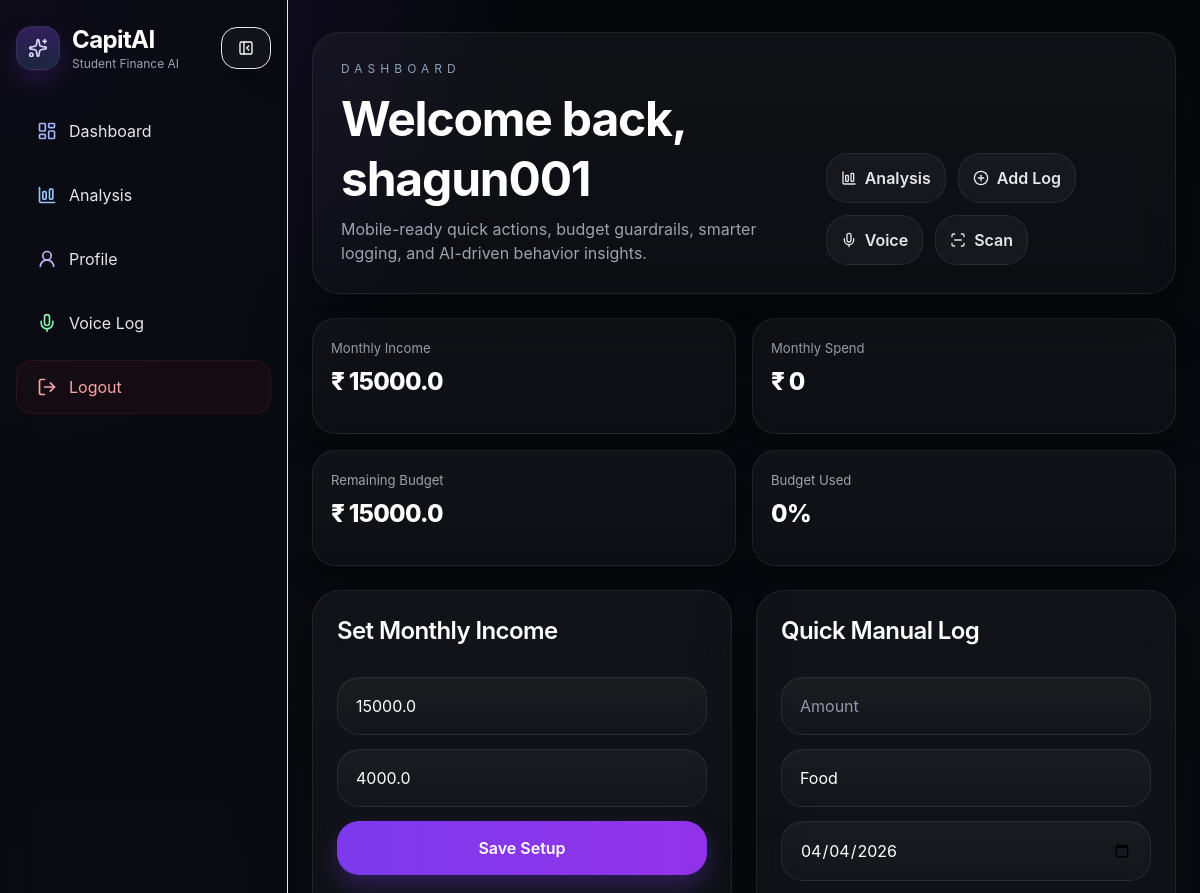
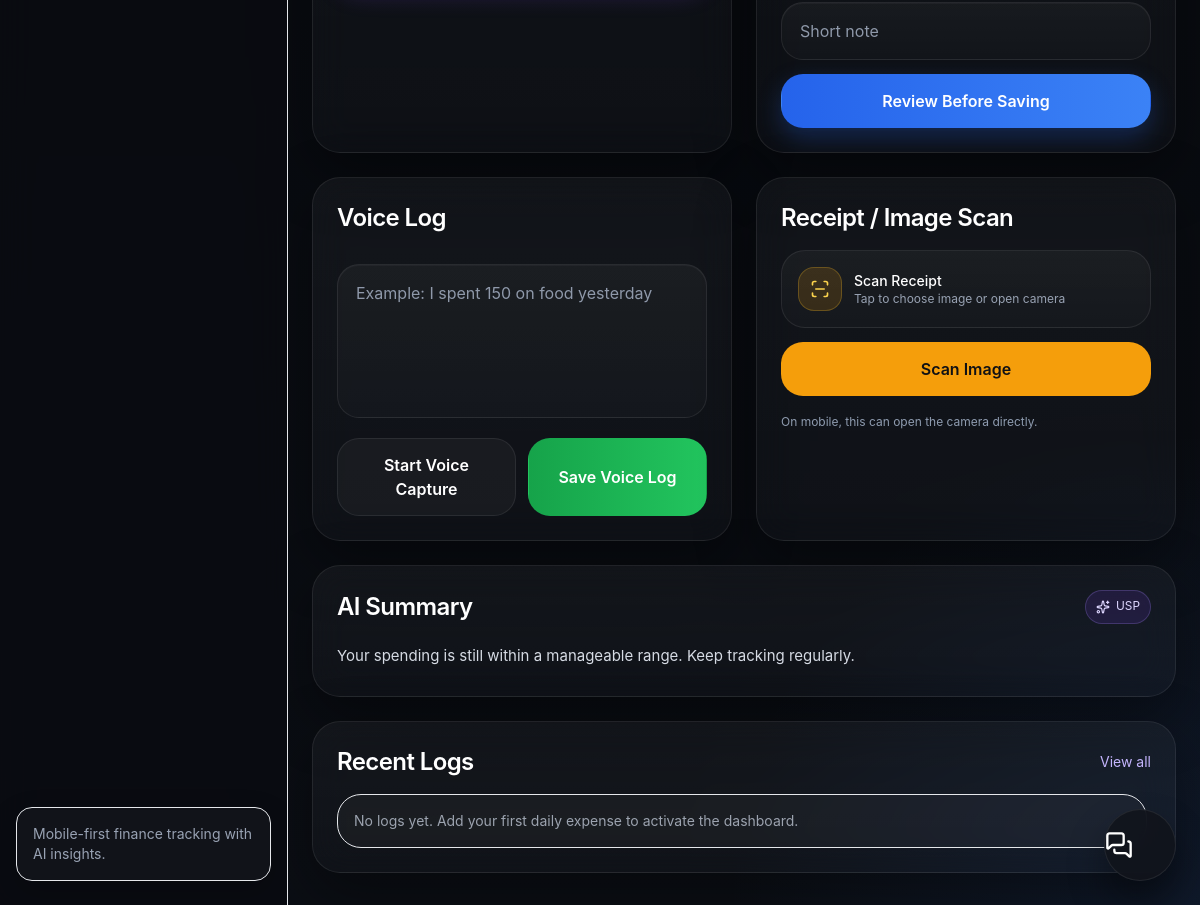
/dashboard (signed in), run on the app's committed database (2 pictures, top to bottom).
### tables this page shows
CREATE TABLE users (
            id INTEGER PRIMARY KEY AUTOINCREMENT,
            username TEXT NOT NULL,
            email TEXT NOT NULL UNIQUE,
            password TEXT NOT NULL,
            monthly_income REAL DEFAULT 0,
            savings_goal REAL DEFAULT 0,
            email_verified INTEGER DEFAULT 0,
            created_at TEXT DEFAULT CURRENT_TIMESTAMP
        );

### app.py (the view, shortened to what this page needs)
@app.route("/dashboard", methods=["GET", "POST"])
def dashboard():
    if not require_login():
        return redirect(url_for("login"))
    user_id = session["user_id"]
    error = None
    success = None
    scan_preview = session.get("scan_preview")
    user = get_user_profile(user_id)
    if not user:
        session.clear()
        return redirect(url_for("login"))
    logs = get_user_logs(user_id)
    metrics = compute_dashboard_metrics(user, logs)
    return render_template(
        "dashboard.html",
        error=error,
        success=success,
        metrics=metrics,
        monthly_income=user.get("monthly_income", 0),
        savings_goal=user.get("savings_goal", 0),
        today=str(date.today()),
        scan_preview=scan_preview,
    )

### app.py (called while the page is built)
def require_login():
    return session.get("user_id") is not None

### database.py (called while the page is built)
def get_connection():
    conn = sqlite3.connect(DB_NAME)
    conn.row_factory = sqlite3.Row
    return conn

def get_user_profile(user_id):
    conn = get_connection()
    cur = conn.cursor()
    cur.execute("SELECT * FROM users WHERE id = ?", (user_id,))
    row = cur.fetchone()
    conn.close()
    return dict(row) if row else None

def get_user_logs(user_id):
    conn = get_connection()
    cur = conn.cursor()
    cur.execute("""
        SELECT * FROM expenses
        WHERE user_id = ?
        ORDER BY log_date DESC, id DESC
    """, (user_id,))
    rows = cur.fetchall()
    conn.close()
    return [dict(row) for row in rows]

### logic.py (called while the page is built, shortened)
def safe_float(value, default=0):
    try:
        return float(value)
    except (TypeError, ValueError):
        return default

def get_month_bounds(target_date=None):
    target_date = target_date or date.today()
    start = target_date.replace(day=1)
    if start.month == 12:
        next_month = start.replace(year=start.year + 1, month=1, day=1)
    else:
        next_month = start.replace(month=start.month + 1, day=1)
    return start, next_month - timedelta(days=1)

def get_monthly_spend(logs, target_date=None):
    target_date = target_date or date.today()
    start, end = get_month_bounds(target_date)
    total = 0
    return round(total, 2)

def get_weekly_spend(logs, target_date=None):
    target_date = target_date or date.today()
    start = target_date - timedelta(days=6)
    total = 0
    return round(total, 2)

def get_today_spend(logs, target_date=None):
    target_date = target_date or date.today()
    total = 0
    return round(total, 2)

def budget_warning_level(monthly_income, monthly_spend):
    monthly_income = safe_float(monthly_income)
    monthly_spend = safe_float(monthly_spend)
    if monthly_income <= 0:
        return None
    used = (monthly_spend / monthly_income) * 100
    if used >= 100:
        return "critical"
    if used >= 90:
        return "danger"
    if used >= 80:
        return "warning"
    return None

### templates/dashboard.html (shortened to what this page needs)
{% extends "base.html" %}
{% block content %}
<div class="w-full max-w-[1600px] mx-auto px-4 sm:px-5 md:px-6 xl:px-8 pt-5 sm:pt-6 lg:pt-8 pb-28 lg:pb-8">
    <div class="space-y-5 sm:space-y-6">
        <section class="premium-card rounded-[28px] p-5 sm:p-6 lg:p-7">
            <div class="flex flex-col gap-5 lg:flex-row lg:items-end lg:justify-between">
                <div class="min-w-0">
                    <p class="text-[11px] sm:text-xs uppercase tracking-[0.42em] text-[#8ea0b8] mb-3">Dashboard</p>
                    <h1 class="text-[1.9rem] sm:text-[2.3rem] lg:text-[3rem] leading-tight font-bold tracking-tight">
                        Welcome back, {{ session.get('username', 'User') }}
                    </h1>
                    <p class="mt-2 text-sm sm:text-base text-[#9ca3af] max-w-2xl leading-7">
                        Mobile-ready quick actions, budget guardrails, smarter logging, and AI-driven behavior insights.
                    </p>
                </div>
                <div class="grid grid-cols-2 sm:flex sm:flex-wrap gap-3">
                    <a href="{{ url_for('analysis') }}" class="premium-chip-button">
                        <i data-lucide="chart-column-big" class="w-4 h-4"></i>
                        <span>Analysis</span>
                    </a>
                    <a href="#quick-log" class="premium-chip-button">
                        <i data-lucide="plus-circle" class="w-4 h-4"></i>
                        <span>Add Log</span>
                    </a>
                    <a href="#voice-log" class="premium-chip-button">
                        <i data-lucide="mic" class="w-4 h-4"></i>
                        <span>Voice</span>
                    </a>
                    <a href="#scan-log" class="premium-chip-button">
                        <i data-lucide="scan-line" class="w-4 h-4"></i>
                        <span>Scan</span>
                    </a>
                </div>
            </div>
        </section>
        <section class="grid grid-cols-2 xl:grid-cols-4 gap-3 sm:gap-4">
            <div class="premium-stat-card">
                <p class="premium-stat-label">Monthly Income</p>
                <h3 class="premium-stat-value">₹ {{ metrics.monthly_income }}</h3>
            </div>
            <div class="premium-stat-card">
                <p class="premium-stat-label">Monthly Spend</p>
                <h3 class="premium-stat-value">₹ {{ metrics.monthly_spend }}</h3>
            </div>
            <div class="premium-stat-card">
                <p class="premium-stat-label">Remaining Budget</p>
                <h3 class="premium-stat-value">₹ {{ metrics.remaining_budget }}</h3>
            </div>
            <div class="premium-stat-card">
                <p class="premium-stat-label">Budget Used</p>
                <h3 class="premium-stat-value">{{ metrics.budget_used_percentage or '0' }}%</h3>
            </div>
        </section>
        <section class="grid grid-cols-1 xl:grid-cols-12 gap-4 sm:gap-5 lg:gap-6">
            <div class="xl:col-span-8 space-y-4 sm:space-y-5 lg:space-y-6">
                <div class="grid grid-cols-1 lg:grid-cols-2 gap-4 sm:gap-5 lg:gap-6">
                    <div class="premium-card rounded-[28px] p-5 sm:p-6">
                        <div class="flex items-center justify-between mb-4">
                            <h2 class="text-xl sm:text-2xl font-semibold tracking-tight">Set Monthly Income</h2>
                        </div>
                        <form method="POST" class="space-y-3.5">
                            <input
                                type="number"
                                min="0"
                                name="monthly_income"
                                placeholder="Monthly income / allowance"
                                value="{{ monthly_income }}"
                                class="premium-input"
                            >
                            <input
                                type="number"
                                min="0"
                                name="savings_goal"
                                placeholder="Monthly savings goal"
                                value="{{ savings_goal }}"
                                class="premium-input"
                            >
                            <button class="premium-primary-button w-full">
                                Save Setup
                            </button>
                        </form>
                    </div>
                    <div id="quick-log" class="premium-card rounded-[28px] p-5 sm:p-6">
                        <div class="flex items-center justify-between mb-4">
                            <h2 class="text-xl sm:text-2xl font-semibold tracking-tight">Quick Manual Log</h2>
                        </div>
                        <form id="manualExpenseForm" method="POST" class="space-y-3.5">
                            <input type="number" step="0.01" min="0" name="amount" placeholder="Amount" class="premium-input" required>
                            <select name="category" class="premium-input premium-select" required>
                                <option value="Food">Food</option>
                            </select>
                            <input type="date" name="log_date" max="{{ today }}" value="{{ today }}" class="premium-input" required>
                            <input type="text" name="note" placeholder="Short note" class="premium-input">
                            <button type="button" id="openManualConfirm" class="premium-secondary-button w-full">
                                Review Before Saving
                            </button>
                        </form>
                    </div>
                </div>
                <div class="grid grid-cols-1 lg:grid-cols-2 gap-4 sm:gap-5 lg:gap-6">
                    <div id="voice-log" class="premium-card rounded-[28px] p-5 sm:p-6">
                        <h2 class="text-xl sm:text-2xl font-semibold tracking-tight mb-4">Voice Log</h2>
                        <form method="POST" class="space-y-3.5">
                            <textarea
                                id="voiceTranscript"
                                name="voice_text"
                                rows="5"
                                placeholder="Example: I spent 150 on food yesterday"
                                class="premium-textarea"
                            ></textarea>
                            <div class="grid grid-cols-1 sm:grid-cols-2 gap-3">
                                <button type="button" id="startListening" class="premium-muted-button w-full">
                                    Start Voice Capture
                                </button>
                                <button class="premium-success-button w-full">
                                    Save Voice Log
                                </button>
                            </div>
                        </form>
                    </div>
                    <div id="scan-log" class="premium-card rounded-[28px] p-5 sm:p-6">
                        <h2 class="text-xl sm:text-2xl font-semibold tracking-tight mb-4">Receipt / Image Scan</h2>
                        <form method="POST" enctype="multipart/form-data" class="space-y-3.5">
                            <label class="premium-upload-box">
                                <div class="flex items-center gap-3">
                                    <div class="w-11 h-11 rounded-2xl bg-amber-500/15 border border-amber-400/25 flex items-center justify-center">
                                        <i data-lucide="scan-line" class="w-5 h-5 text-amber-300"></i>
                                    </div>
                                    <div class="min-w-0">
                                        <p class="text-sm font-medium text-white">Scan Receipt</p>
                                        <p id="receiptFileName" class="text-xs text-[#98a2b3] truncate">Tap to choose image or open camera</p>
                                    </div>
                                </div>
                            </label>
                            <button class="premium-warning-button w-full">
                                Scan Image
                            </button>
                            <p class="text-xs text-[#8f9cb0] leading-6">
                                On mobile, this can open the camera directly.
                            </p>
                        </form>
                    </div>
                </div>
            </div>
            <div class="xl:col-span-4 space-y-4 sm:space-y-5 lg:space-y-6">
                <div class="premium-card rounded-[28px] p-5 sm:p-6">
                    <div class="flex items-center justify-between mb-4">
                        <h2 class="text-xl sm:text-2xl font-semibold tracking-tight">AI Summary</h2>
                        <div class="premium-badge">
                            <i data-lucide="sparkles" class="w-3.5 h-3.5"></i>
                            <span>USP</span>
                        </div>
                    </div>
                    <div class="text-sm sm:text-[15px] text-[#d6dbe4] leading-8">
                        {% if metrics.insights and metrics.insights|length > 0 %}
                            {{ metrics.insights[0] }}
                        {% else %}
                            Your AI summary will appear here after you start logging expenses.
                        {% endif %}
                    </div>
                </div>
                <div class="premium-card rounded-[28px] p-5 sm:p-6">
                    <div class="flex items-center justify-between mb-4">
                        <h2 class="text-xl sm:text-2xl font-semibold tracking-tight">Recent Logs</h2>
                        <a href="{{ url_for('analysis') }}" class="text-sm text-violet-300 hover:text-violet-200 transition">View all</a>
                    </div>
                    <div class="space-y-3 max-h-[420px] overflow-y-auto pr-1">
                        {% if metrics.recent_logs %}
                            {% for item in metrics.recent_logs %}
                            <div class="premium-log-card">
                                <div class="min-w-0">
                                    <p class="font-semibold text-white truncate">{{ item.note or 'Expense Log' }}</p>
                                    <p class="text-xs sm:text-sm text-[#9ca3af] mt-1">
                                        {{ item.category }} · {{ item.log_date }} · {{ item.source|title }}
                                    </p>
                                </div>
                                <div class="text-lg sm:text-xl font-bold text-white whitespace-nowrap">₹ {{ item.amount }}</div>
                            </div>
                            {% endfor %}
                        {% else %}
                            <div class="rounded-3xl border border-white/8 bg-white/[0.03] px-4 py-4 text-sm text-[#9ca3af]">
                                No logs yet. Add your first daily expense to activate the dashboard.
                            </div>
                        {% endif %}
                    </div>
                </div>
            </div>
        </section>
    </div>
</div>
<button id="chatToggle" class="premium-chat-fab">
    <i data-lucide="messages-square" class="w-6 h-6 sm:w-7 sm:h-7"></i>
</button>
{% endblock %}

### templates/base.html (style rules this page uses)
input[type=number] { -moz-appearance: textfield; appearance: textfield; }
html { scroll-behavior: smooth; }

### data on the page
users: get "shagun001", monthly_income "15000.0", savings_goal "4000.0"

### other printed values
{{ metrics.monthly_income }} "15000.0"
{{ metrics.monthly_spend }} "0"
{{ metrics.remaining_budget }} "15000.0"
{{ metrics.budget_used_percentage or '0' }} "0"
{{ metrics.insights[0] }} "Your spending is still within a manageable range. Keep tracking regularly."
